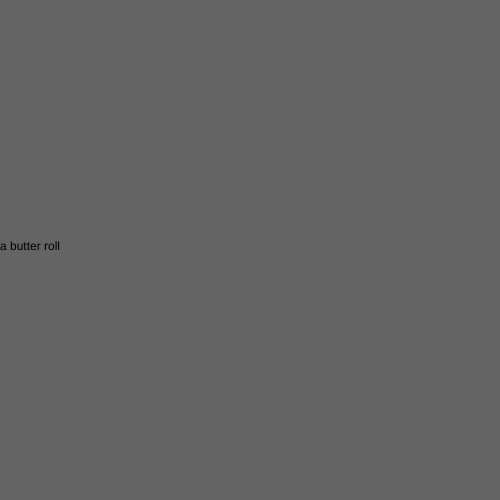
Frame 1 (no input)
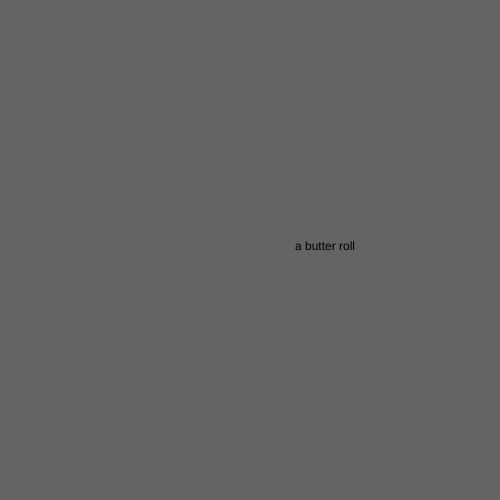
Frame 60 (no input)
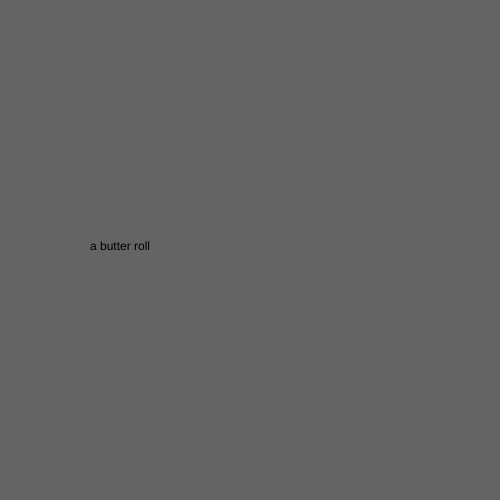
Frame 120 (the mouse pressed at the canvas centre since frame 60)

The p5.js sketch that drew these frames (run headless with seeded random() and noise() and a simulated clock; from frame 60 on, the mouse is pressed at the canvas centre):

// p5.js sketch
// ── sketch.js
var x = 0;

function setup() {
  createCanvas(500, 500);
}

function draw() {
  background(100);

  text("a butter roll", x, 250);
  x += 5;

  if (x > width) {
    x = 0;

  }

}
